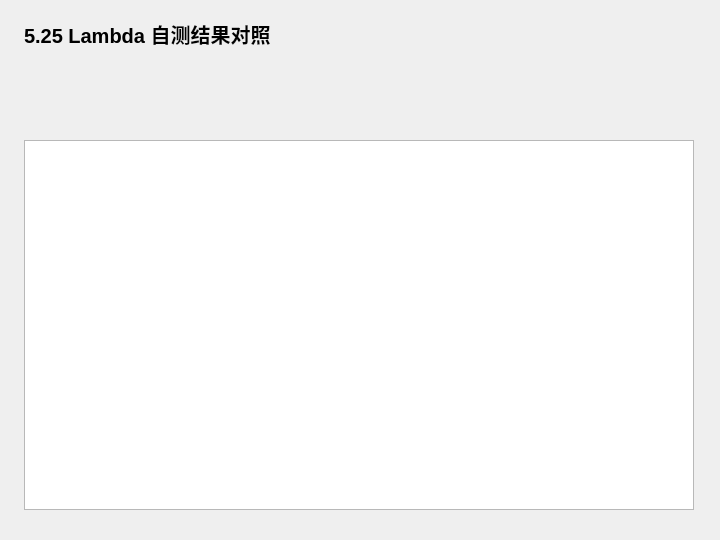
<?xml version="1.0" encoding="UTF-8"?>
<ui version="4.0">
 <class>Widget</class>
 <widget class="QWidget" name="Widget">
  <property name="geometry">
   <rect>
    <x>0</x>
    <y>0</y>
    <width>720</width>
    <height>540</height>
   </rect>
  </property>
  <property name="windowTitle">
   <string>5.25 Lambda 自测结果对照</string>
  </property>
  <widget class="QLabel" name="headingLabel">
   <property name="geometry">
    <rect>
     <x>24</x>
     <y>18</y>
     <width>670</width>
     <height>32</height>
    </rect>
   </property>
   <property name="text">
    <string>5.25 Lambda 自测结果对照</string>
   </property>
   <property name="font">
    <font>
     <pointsize>15</pointsize>
     <bold>true</bold>
    </font>
   </property>
  </widget>
  <widget class="QPlainTextEdit" name="outputEdit">
   <property name="geometry">
    <rect>
     <x>24</x>
     <y>140</y>
     <width>670</width>
     <height>370</height>
    </rect>
   </property>
   <property name="readOnly">
    <bool>true</bool>
   </property>
  </widget>
 </widget>
 <resources />
 <connections />
</ui>
